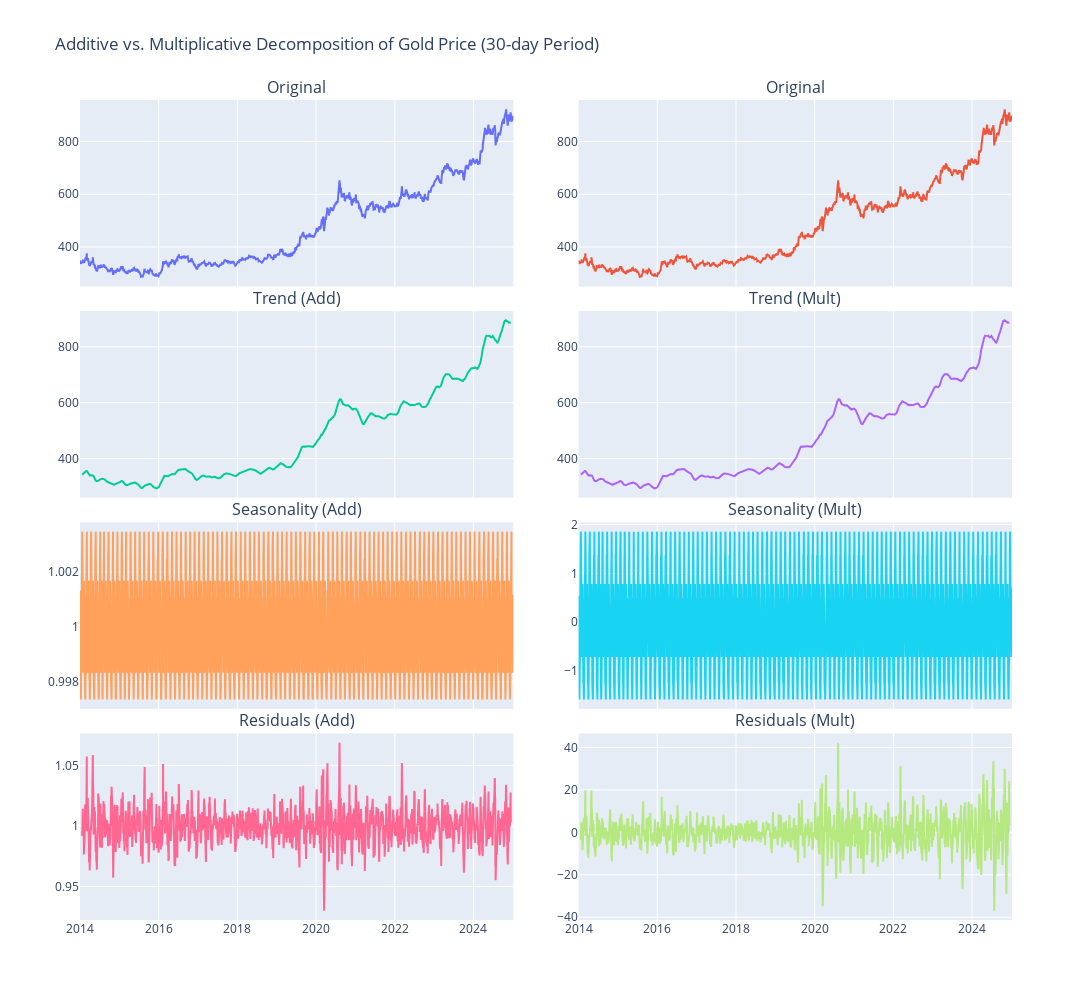

The code cell stored with this chart in its notebook:
### Code cell
fig = make_subplots(
    rows=4, cols=2,
    shared_xaxes=True,
    column_widths=[0.5, 0.5],
    horizontal_spacing=0.07,
    vertical_spacing=0.03,
    subplot_titles=(
        "Original", "Original",
        "Trend (Add)", "Trend (Mult)",
        "Seasonality (Add)", "Seasonality (Mult)",
        "Residuals (Add)", "Residuals (Mult)"
    )
)

# Row 1: Original Series
fig.add_trace(go.Scatter(x=series.index, y=series, name='Original', mode='lines'), row=1, col=1)
fig.add_trace(go.Scatter(x=series.index, y=series, name='Original', mode='lines'), row=1, col=2)

# Row 2: Trends
fig.add_trace(go.Scatter(x=decomp_add.trend.index, y=decomp_add.trend, name='Trend Add', mode='lines'), row=2, col=1)
fig.add_trace(go.Scatter(x=decomp_mul.trend.index, y=decomp_mul.trend, name='Trend Mult', mode='lines'), row=2, col=2)

# Row 3: Seasonality
fig.add_trace(go.Scatter(x=decomp_add.seasonal.index, y=decomp_add.seasonal, name='Seasonal Add', mode='lines'), row=3, col=1)
fig.add_trace(go.Scatter(x=decomp_mul.seasonal.index, y=decomp_mul.seasonal, name='Seasonal Mult', mode='lines'), row=3, col=2)

# Row 4: Residuals
fig.add_trace(go.Scatter(x=decomp_add.resid.index, y=decomp_add.resid, name='Residuals Add', mode='lines'), row=4, col=1)
fig.add_trace(go.Scatter(x=decomp_mul.resid.index, y=decomp_mul.resid, name='Residuals Mult', mode='lines'), row=4, col=2)

# Layout and style
fig.update_layout(
    height=1000,
    width=1200,
    title_text='Additive vs. Multiplicative Decomposition of Gold Price (30-day Period)',
    showlegend=False
)

fig.show()

### Figure 1 — Plotly figure (JSON) as saved in the notebook; plotly's stock layout.template omitted (floating-point values rounded to 4 significant figures; data arrays with more than 128 entries replaced by an {"elided": "..."} marker saying what was removed)
{"data": [{"mode": "lines", "name": "Original", "type": "scatter", "x": {"elided": "2848 str values"}, "xaxis": "x", "y": {"elided": "2848 float values"}, "yaxis": "y"}, {"mode": "lines", "name": "Original", "type": "scatter", "x": {"elided": "2848 str values"}, "xaxis": "x2", "y": {"elided": "2848 float values"}, "yaxis": "y2"}, {"mode": "lines", "name": "Trend Add", "type": "scatter", "x": {"elided": "2848 str values"}, "xaxis": "x3", "y": {"elided": "2848 float values"}, "yaxis": "y3"}, {"mode": "lines", "name": "Trend Mult", "type": "scatter", "x": {"elided": "2848 str values"}, "xaxis": "x4", "y": {"elided": "2848 float values"}, "yaxis": "y4"}, {"mode": "lines", "name": "Seasonal Add", "type": "scatter", "x": {"elided": "2848 str values"}, "xaxis": "x5", "y": {"elided": "2848 float values"}, "yaxis": "y5"}, {"mode": "lines", "name": "Seasonal Mult", "type": "scatter", "x": {"elided": "2848 str values"}, "xaxis": "x6", "y": {"elided": "2848 float values"}, "yaxis": "y6"}, {"mode": "lines", "name": "Residuals Add", "type": "scatter", "x": {"elided": "2848 str values"}, "xaxis": "x7", "y": {"elided": "2848 float values"}, "yaxis": "y7"}, {"mode": "lines", "name": "Residuals Mult", "type": "scatter", "x": {"elided": "2848 str values"}, "xaxis": "x8", "y": {"elided": "2848 float values"}, "yaxis": "y8"}], "layout": {"annotations": [{"font": {"size": 16}, "showarrow": false, "text": "Original", "x": 0.2325, "xanchor": "center", "xref": "paper", "y": 1, "yanchor": "bottom", "yref": "paper"}, {"font": {"size": 16}, "showarrow": false, "text": "Original", "x": 0.7675, "xanchor": "center", "xref": "paper", "y": 1, "yanchor": "bottom", "yref": "paper"}, {"font": {"size": 16}, "showarrow": false, "text": "Trend (Add)", "x": 0.2325, "xanchor": "center", "xref": "paper", "y": 0.7425, "yanchor": "bottom", "yref": "paper"}, {"font": {"size": 16}, "showarrow": false, "text": "Trend (Mult)", "x": 0.7675, "xanchor": "center", "xref": "paper", "y": 0.7425, "yanchor": "bottom", "yref": "paper"}, {"font": {"size": 16}, "showarrow": false, "text": "Seasonality (Add)", "x": 0.2325, "xanchor": "center", "xref": "paper", "y": 0.485, "yanchor": "bottom", "yref": "paper"}, {"font": {"size": 16}, "showarrow": false, "text": "Seasonality (Mult)", "x": 0.7675, "xanchor": "center", "xref": "paper", "y": 0.485, "yanchor": "bottom", "yref": "paper"}, {"font": {"size": 16}, "showarrow": false, "text": "Residuals (Add)", "x": 0.2325, "xanchor": "center", "xref": "paper", "y": 0.2275, "yanchor": "bottom", "yref": "paper"}, {"font": {"size": 16}, "showarrow": false, "text": "Residuals (Mult)", "x": 0.7675, "xanchor": "center", "xref": "paper", "y": 0.2275, "yanchor": "bottom", "yref": "paper"}], "height": 1000, "showlegend": false, "title": {"text": "Additive vs. Multiplicative Decomposition of Gold Price (30-day Period)"}, "width": 1200, "xaxis": {"anchor": "y", "domain": [0, 0.465], "matches": "x7", "showticklabels": false}, "xaxis2": {"anchor": "y2", "domain": [0.535, 1.0], "matches": "x8", "showticklabels": false}, "xaxis3": {"anchor": "y3", "domain": [0, 0.465], "matches": "x7", "showticklabels": false}, "xaxis4": {"anchor": "y4", "domain": [0.535, 1.0], "matches": "x8", "showticklabels": false}, "xaxis5": {"anchor": "y5", "domain": [0, 0.465], "matches": "x7", "showticklabels": false}, "xaxis6": {"anchor": "y6", "domain": [0.535, 1.0], "matches": "x8", "showticklabels": false}, "xaxis7": {"anchor": "y7", "domain": [0, 0.465]}, "xaxis8": {"anchor": "y8", "domain": [0.535, 1.0]}, "yaxis": {"anchor": "x", "domain": [0.7725, 1]}, "yaxis2": {"anchor": "x2", "domain": [0.7725, 1]}, "yaxis3": {"anchor": "x3", "domain": [0.515, 0.7425]}, "yaxis4": {"anchor": "x4", "domain": [0.515, 0.7425]}, "yaxis5": {"anchor": "x5", "domain": [0.2575, 0.485]}, "yaxis6": {"anchor": "x6", "domain": [0.2575, 0.485]}, "yaxis7": {"anchor": "x7", "domain": [0, 0.2275]}, "yaxis8": {"anchor": "x8", "domain": [0, 0.2275]}}}
